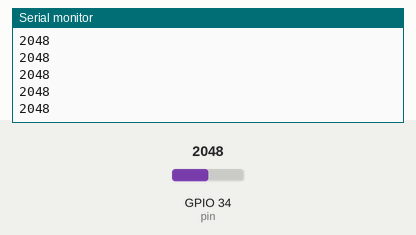
Bench run of a sketch on a simulated ESP32. Parts: the last lines printed to the serial monitor. The inputs (shaded band) are chosen by the test bench; at power-on: GPIO 34 (pin) = 2048.

Above: at 1.2 s.
1.3 s: GPIO 34 (pin) set to 2866
At 1.9 s:
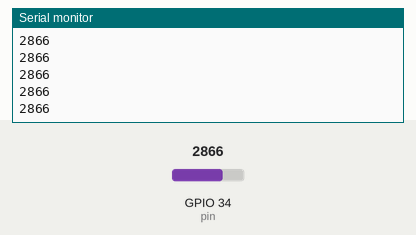
2.8 s: GPIO 34 (pin) set to 3603
At 3.9 s:
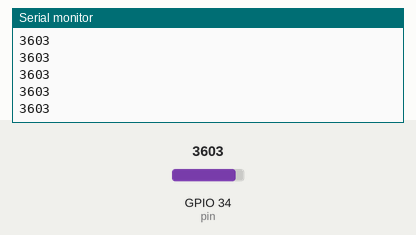
Timing chart, 0 to 5.8 s (numbered marks = the images above; inputs shaded):
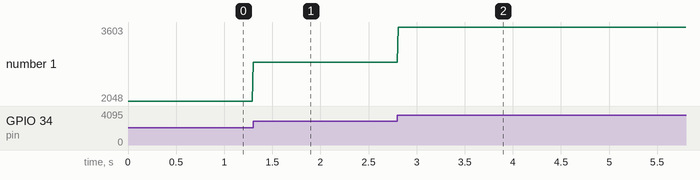

The sketch:

LDR.ino
```cpp
#define pin 34
void setup() {
  // put your setup code here, to run once:
  Serial.begin(115200);

}

void loop() {
  // put your main code here, to run repeatedly:
  int sensor=analogRead(34);
  //int percent = map(sensor,0,4095,0,100); // a second resistance is used to convert the variation in resistance to variation in voltage
  Serial.println(sensor);                  // wea are measuring voltage across LDR
  delay(10);

}
```

Measured:
- after the input at 1.3 s, the serial monitor: prints a new line at once (image 1)
- after the input at 2.8 s, the serial monitor: prints a new line at once (image 2)
- plotted number 1: 2048 → 2866 after the input at 1.3 s, 2866 → 3603 after the input at 2.8 s
